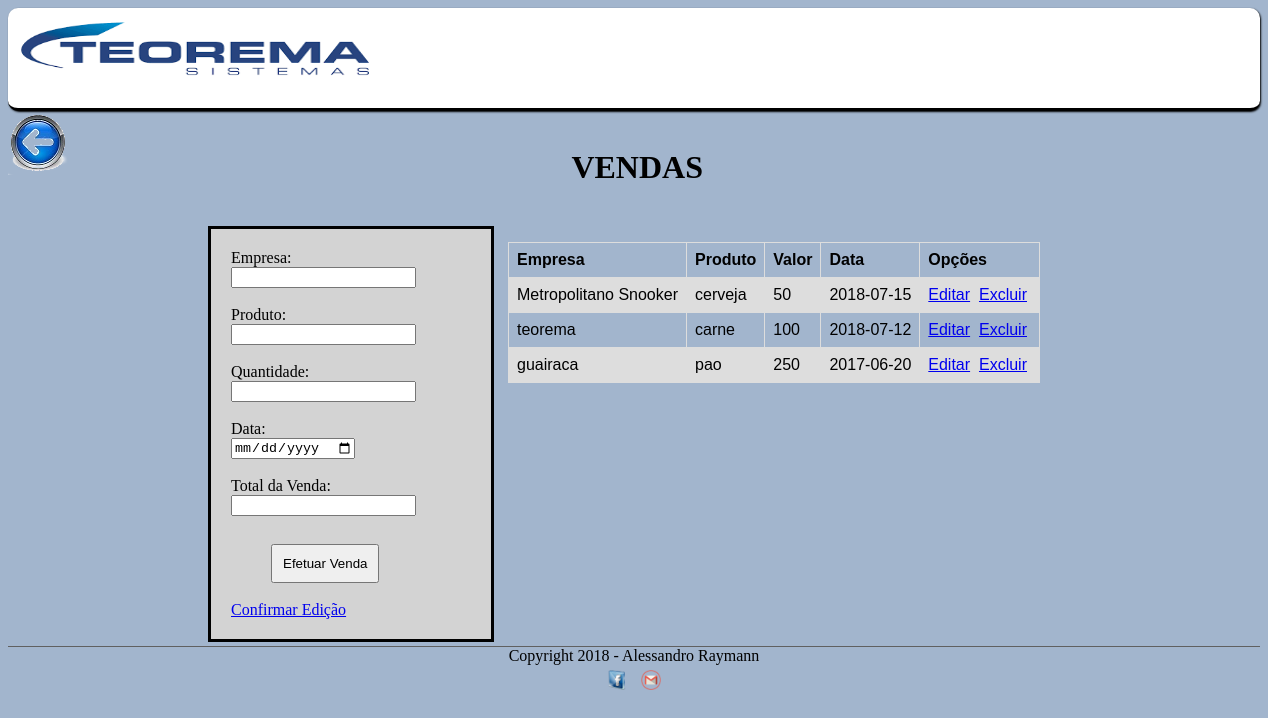
/vender.php, run on the app's committed database.
### tables this page shows
CREATE TABLE IF NOT EXISTS `venda` (
  `codigo_vend` int(11) NOT NULL AUTO_INCREMENT,
  `empresa_vend` varchar(40) NOT NULL,
  `prod_vend` varchar(20) NOT NULL,
  `quantidade` int(11) NOT NULL,
  `data_vend` date NOT NULL,
  `total_vend` double NOT NULL,
  PRIMARY KEY (`codigo_vend`)
);

### vender.php (the view, shortened to what this page needs)
<?php
 @$idVenda = $_GET['id'] ;
?>
<!DOCTYPE html>
<html>
<head>
	<link rel="stylesheet" type="text/css" href="estilo.css">
</head>
<body>
	<header id="cabecalho">
		<img class="logo" src="imagem/fundo.png">
	</header>
<a href="inicio.php"><img src="imagem/voltar.png"></a>
 <h1>VENDAS</h1>
 <section>
<form method="post" action="processa4.php">
<div>
	Empresa:<br> <input type="text" name="empresa_prod" value="<?php  if($idVenda){echo $dadosVenda['empresa_vend'] ; }?> "autofocus="" required><br><br>
	Produto:<br> <input type="text" name="produto" value="<?php  if($idVenda){echo $dadosVenda['prod_vend'] ; }?>" required><br><br>
	Quantidade:<br> <input type="number" name="quantidade_venda" value="<?php  if($idVenda){echo $dadosVenda['quantidade'] ; }?>" required><br><br>
	Data: <br> <input type="date" name="data_venda" value="<?php  if($idVenda){echo $dadosVenda['data_vend'] ; }?>" required><br><br>
	Total da Venda: <input type="text" name="valor_venda" value="<?php  if($idVenda){echo $dadosVenda['total_vend'] ; }?>" required><br><br>
	<button class="botao">Efetuar Venda</button><br><br>
<a href="edita_venda.php"> Confirmar Edição</a>
</div>
</form>
<table>
  <tr>
    <th>Empresa</th>
    <th>Produto</th>
    <th>Valor</th>
    <th>Data</th>
    <th>Opções</th>
     <?php
    $sql = "SELECT * FROM venda";
    $execcuta_sql = mysql_query($sql);
    while ($dados=mysql_fetch_array($execcuta_sql)) {
    ?>
 <tr>
   <td><?=  $dados['empresa_vend']; ?></td>
   <td><?=  $dados['prod_vend']; ?></td>
   <td><?=  $dados['total_vend']; ?></td>
   <td><?=  $dados['data_vend']; ?></td>
   <td>
    <a href="vender.php?id=<?=$dados['codigo_vend'] ;?>">Editar</a>&nbsp;
    <a href="apaga_venda.php?id=<?=$dados['codigo_vend'] ;?>">Excluir</a>&nbsp;
  </td>
 </tr>
<?php  }
     ?>
</table>
</section>
<footer id="rodape">
        Copyright 2018 - Alessandro Raymann<br>
        <a href="https://www.facebook.com/alessandroraymann" target="_blank"><img id="faceale" src="imagem/icone-facebook.png"></a>
        <a href="mailto:aleraymann@gmail.com" target="_blank"><img id="emailale" src="imagem/gmail.png"></a>
      </footer>
</body>
</html>

### estilo.css (style rules this page uses)
img.logo { width: 400px; height: 90px; padding: 10px; }
#cabecalho { background-color: #ffffff; width: 100%; height: 100px; border-bottom: solid black; border-radius: 10px; box-shadow: 1px 1px 2px; }

### vender.php (style rules this page uses)
div { position: relative; display: block; border:solid black; margin-left: 200px; width: 240px; padding: 20px; margin-top: 20px; background-color: lightgrey; }
button { padding: 10px; margin-left: 40px; margin-top: 10px; }
table { position: relative; display: block; font-family: arial, sans-serif; border-collapse: collapse; width: 750px; margin-left: 500px; margin-top: -400px; }
td, th { border: 1px solid #dddddd; text-align: left; padding: 8px; }
tr:nth-child(even) { background-color: #dddddd; }
h1 { display: block; position: relative; margin-left: 45%; margin-top: -30px; margin-bottom: 40px; }
footer#rodape { clear: both; border-top: 1px solid #606060; text-align: center; height: 40px; bottom: 10px; }
footer#rodape img { width: 20px; height: 20px; margin: 5px; }
section { height: 420px; }
body { background-color: #A2b5cd; }

### data on the page
venda: empresa_vend "Metropolitano Snooker", prod_vend "cerveja", total_vend "50", data_vend "2018-07-15"
venda: empresa_vend "teorema", prod_vend "carne", total_vend "100", data_vend "2018-07-12"
venda: empresa_vend "guairaca", prod_vend "pao", total_vend "250", data_vend "2017-06-20"
